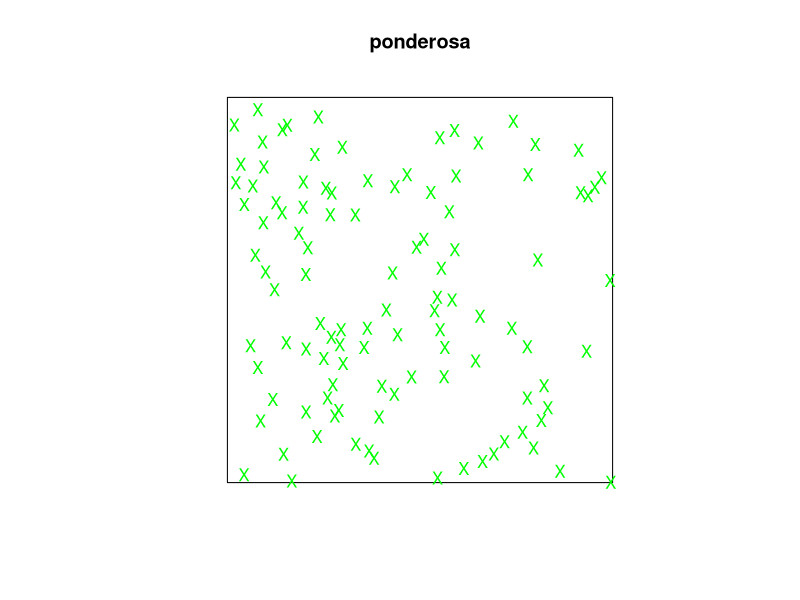

Recreate this plot in R.
## ---- chunk 1
# This option turns evaluation of R code off in this document. Remove it
# if you use it as a template for solving the lab exercise.
knitr::opts_chunk$set(eval = TRUE)
## ---- chunk 2
library(spatstat)
## ---- chunk 3
    plot(ponderosa, chars="X", cols="green")
